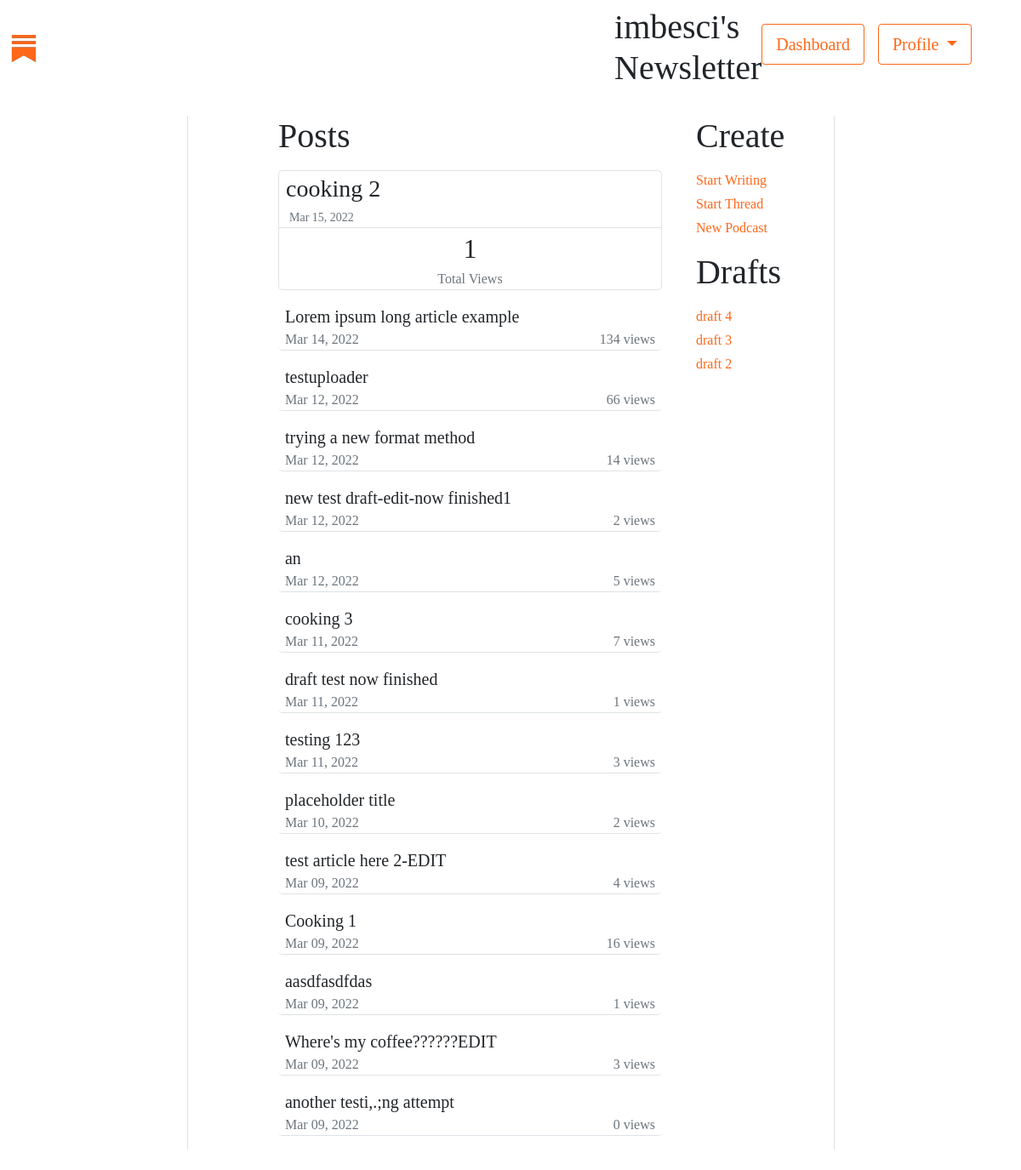
The page /accounts/profile/ (signed in) on the database its author committed.
### accounts/models.py (models this page shows, shortened)
class SubstackUser(AbstractBaseUser):
    first_name     = models.CharField(verbose_name='first name', max_length=40)
    last_name      = models.CharField(verbose_name='last name', max_length=40)
    email          = models.EmailField(verbose_name='email', max_length=60, unique=True)
    username       = models.CharField(max_length=30, unique=True)
    date_joined    = models.DateTimeField(verbose_name='date joined', auto_now_add=True)
    last_login     = models.DateTimeField(verbose_name='last login', auto_now=True)
    is_admin       = models.BooleanField(default = False)
    is_active      = models.BooleanField(default = True)
    is_staff       = models.BooleanField(default = False)
    is_superuser   = models.BooleanField(default=False)
    USERNAME_FIELD = 'email'
    REQUIRED_FIELDS = ['first_name', 'last_name', 'username',]
    objects = SubstackUserManager()

### articles/models.py (models this page shows, shortened)
class Article(models.Model):
    title =         models.CharField(max_length=200)
    description =   models.CharField(max_length = 150)
    body =          RichTextUploadingField(blank = True, null=True)
    slug =          models.SlugField()
    date =          models.DateTimeField(auto_now_add = True)
    last_edited =   models.DateTimeField(auto_now = True)
    thumbnail =     models.ImageField(default='logo.png', blank = True)
    topicslist = [
        ("Business","Business"),
        ("Culinary", "Culinary"),
        ("Culture", "Culture"),
        ("Health", "Health"),
        ("Literature", "Literature"),
        ("Other", "Other"),
        ("Politics", "Politics"),
        ("Sports", "Sports"),
    ]
    topic =         models.CharField(max_length=30, null=True, blank=True, choices=topicslist)
    author =        models.ForeignKey(SubstackUser,  null=True, blank=True, on_delete=models.CASCADE)
    views =         models.IntegerField(default=0)
    is_draft =      models.BooleanField(default=False)
    REQUIRED_FIELDS = ['title',]
    def MDYdate(self):
        months= {'01':'Jan', '02':'Feb', '03':'Mar',
                '04':'Apr', '05':'May', '06':'Jun',
                '07':'Jul', '08':'Aug', '09':'Sep',
                '10':'Oct', '11':'Nov', '12':'Dec'}
        mdy = self.date.strftime("%m_%d_%Y_%-I_%M_%p").split('_')
        return f"{months[mdy[0]]} {mdy[1]}, {mdy[2]}"

### accounts/views.py (the view)
@login_required(login_url='accounts:login', redirect_field_name='auth_failed')
def account_profile(request):
    if request.method == "POST":
        draftKey = request.POST.get('draftRedirect')
        draftData = Article.objects.get(pk=draftKey)
        print(draftKey)
        return render(request, 'articles/article_creation.html', context = {'draftData' : draftData } )
    context = {}
    account = request.user #retrieve the user
    context['account'] = account
    numArticles = len(list(Article.objects.all().filter(author = account.pk)))
    if numArticles >0:
        firstArticle = Article.objects.filter(author = account.pk, is_draft=False).order_by("-date")[0]
        context['firstArticle'] = firstArticle
    else:
        context['firstArticle'] = None
    if numArticles>1:
        remainingArticles = Article.objects.filter(author = account.pk, is_draft=False).order_by("-date")[1:]
        context['remainingArticles'] = remainingArticles
    recentDrafts = Article.objects.filter(author = account.pk, is_draft=True).order_by("-date")[0:3]
    context['drafts'] = recentDrafts
    context['isProfile'] = True
    return render(request, 'accounts/profile.html', context=context)

### accounts/templates/accounts/profile.html (shortened to what this page needs)
{% extends 'default.html' %}
{% load static %}
{% block customcss %} <link rel="stylesheet" href="{% static 'styles.css' %}"> {% endblock customcss %}
{% block content %}
{% include 'snippets/generalheader.html' %}
<div class="container-sm my-4">
    <div class="row justify-content-center">
        <div class="col-2"></div>
        <div class="col-1 border-start"></div>
        <div class="col-5">
            <p class="display-6 fw-lighter">Posts</p>
            {% if firstArticle %}
            <div class="border rounded-3">
                <div class="lead fs-3 mx-2"><a class="link-dark " href="{% url 'articles:full' firstArticle.slug %}">{{firstArticle.title}}</a></div>&nbsp&nbsp&nbsp<small class="text-muted text-sm-end d-inline-block">{{firstArticle.MDYdate}}</small>
                <div class="border-bottom"></div>
                <div class="lead text-center fs-2">{{firstArticle.views}}</div>
                <p class="text-muted text-center my-0">Total Views</p>
            </div>
            {% for article in remainingArticles %}
            <div class="border-bottom rounded-3 my-3">
                <div class="lead fs-5 mx-2"><a class="link-dark" href="{% url 'articles:full' article.slug %}">{{article.title}}</a></div>
            <div class="d-flex justify-content-between">
                <div class="text-muted mx-2">{{article.MDYdate}}</div>
                <div class="text-muted mx-2">{{article.views}} views</div>
            </div>
            </div>
            {% endfor %}
            {% else %}
            <div class="border border-primary rounded-3">
                <div class="lead fs-3 mx-2"><a class="link-dark " href="{% url 'articles:create' %}">Create your first article</a></div>&nbsp&nbsp&nbsp
            </div>
            {% endif %}
        </div>
    <div class="col-2">
            <p class="display-6 fw-lighter mx-3">Create</p>
            <div class="mx-3"><a href="{% url 'articles:create' %}">Start Writing</a></div>
            <div class="mx-3 mt-1"><a href="{% url 'articles:create' %}">Start Thread</a></div>
            <div class="mx-3 mt-1"><a href="{% url 'articles:create' %}">New Podcast</a></div>
            <p class="display-6 fw-lighter mx-3 mt-3 px-0">Drafts</p>
            {% for draft in drafts %}
                <div class="mx-3 mt-1"><a href="{% url 'articles:update' draft.pk %}"> {{draft.title}} </a></div>
            {% endfor %}
</div>
<div class="col-2 border-start"></div>
{% endblock content%}

### templates/snippets/generalheader.html (shortened to what this page needs)
{% load static %}
<nav id="wholenavbar" class="navbar navbar-expand navbar-light bg-dark">
<div class="container-fluid">
    <a class="navbar-brand" href="{% url 'homepage' %}">
        <img src="{% static 'substacklogo.png' %}" alt="Substack logo image">
    </a>
    <div class="navbar-nav mb-0 me-5">
        <a class="nav-link text-white fw-bold">Resources</a>
        <a class="nav-link text-white fw-bold">Writers</a>
        <a class="nav-link text-white fw-bold">Readers</a>
    </div>
    {% if isProfile %}
    <div class="display-6 lead ps-5 offset-2">{{request.user.username}}'s Newsletter</div>
    {% elif isCreate %}
    <div class="display-6 fst-italic lead ps-1 offset-3">Compose</div>
    {% endif %}
    <div class="navbar-nav ms-auto mb-2 mb-0 justify-content-between">
        {% if user.is_authenticated %}
            <form action="{% url 'accounts:profile' %}" method="get">
                <button class="btn btn-lg btn-outline-primary rounded-2 me-3">Dashboard</button></form>
            <div class="btn-group btn-group-justified ">
                <button type="button" class="btn btn-lg btn-outline-primary me-5 rounded-2 custombuttonbackground dropdown-toggle" id="timezoneDropdown" data-bs-toggle="dropdown"
                    aria-expanded="false">
                    Profile
                </button>
            </div>
        {% else %}
            <form action="{% url 'accounts:create' %}" method="get">
                <button class=" btn btn-lg btn-outline-primary rounded-2 me-3 ">Start Writing</button></form>
            <form action="{% url 'accounts:login' %}" method="get"><li>
                <button class="btn btn-lg btn-outline-primary me-3 rounded-2 ">Sign in</button></form>
        {% endif %}
    </div>
</div>
</nav>

### assets/styles.css (style rules this page uses)
* { font-family: Cahuenga; }

### templates/snippets/generalheader.html (style rules this page uses)
#wholenavbar { background-color: rgba(0,0,0,0) !important; z-index: 15; }
.custombuttonbackground { background-color: rgba(0,0,0,0) !important; }

### accounts/templates/accounts/profile.html (style rules this page uses)
a, a:visited { text-decoration: none !important; }

### rows shown on the page
SubstackUser: user.username "imbesci"
Article: title "cooking 2", MDYdate "Mar 15, 2022", views "1"
Article: title "Lorem ipsum long article example", MDYdate "Mar 14, 2022", views "134"
Article: title "testuploader", MDYdate "Mar 12, 2022", views "66"
Article: title "trying a new format method", MDYdate "Mar 12, 2022", views "14"
Article: title "new test draft-edit-now finished1", MDYdate "Mar 12, 2022", views "2"
Article: title "an", MDYdate "Mar 12, 2022", views "5"
Article: title "cooking 3", MDYdate "Mar 11, 2022", views "7"
Article: title "draft test now finished", MDYdate "Mar 11, 2022", views "1"
Article: title "testing 123", MDYdate "Mar 11, 2022", views "3"
Article: title "placeholder title", MDYdate "Mar 10, 2022", views "2"
Article: title "test article here 2-EDIT", MDYdate "Mar 09, 2022", views "4"
Article: title "Cooking 1", MDYdate "Mar 09, 2022", views "16"
Article: title "aasdfasdfdas", MDYdate "Mar 09, 2022", views "1"
Article: title "Where's my coffee??????EDIT", MDYdate "Mar 09, 2022", views "3"
Article: title "another testi,.;ng attempt", MDYdate "Mar 09, 2022", views "0"
Article: title "draft 4"
Article: title "draft 3"
Article: title "draft 2"
